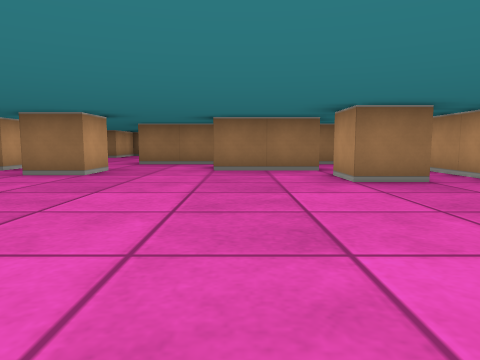
View 1 (above)

24 first-person views from a walk through a cub3D ray-caster map. The camera is about half as high as the walls, tilts 6° down and sees 70° across. The floor is counted in squares. Each view is taken from the middle of a square. On the plan, view 1 faces up. The plan holds only what a view shows up to about 9 squares ahead; the rest is blank.

View 2
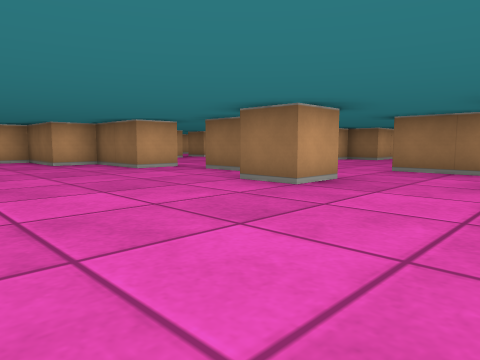

View 3
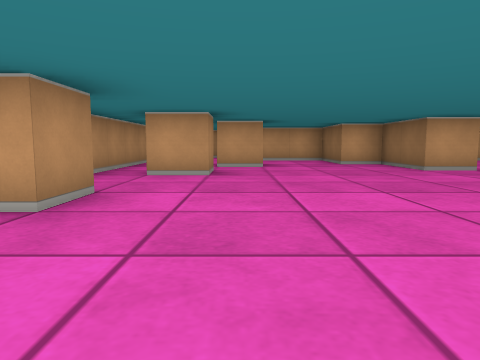

View 4
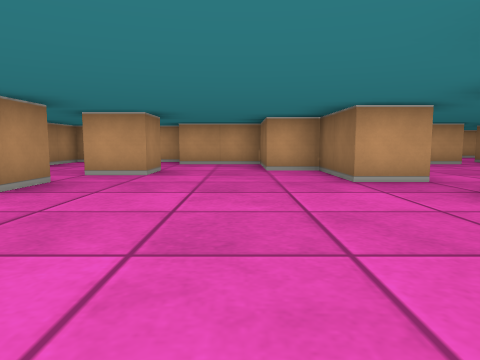

View 5
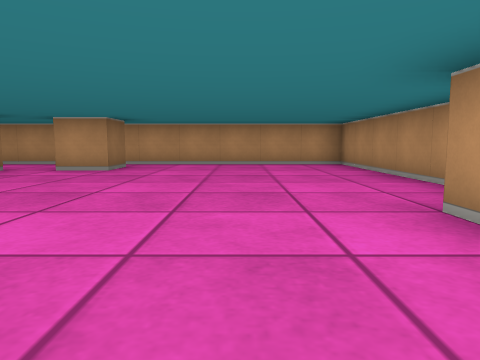

View 6
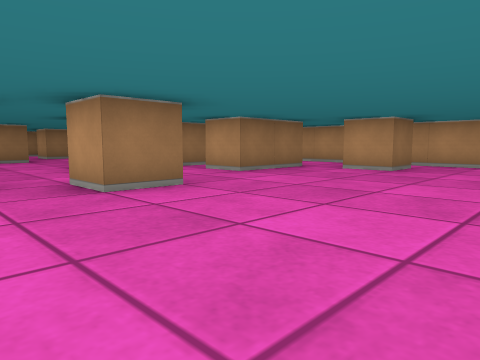

View 7
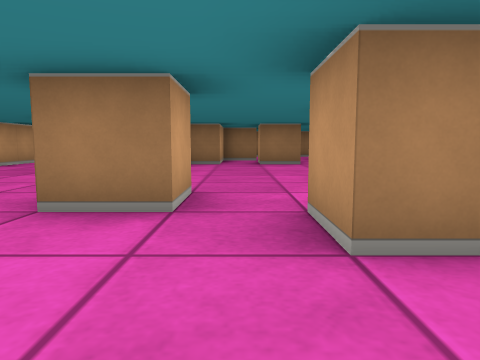

View 8
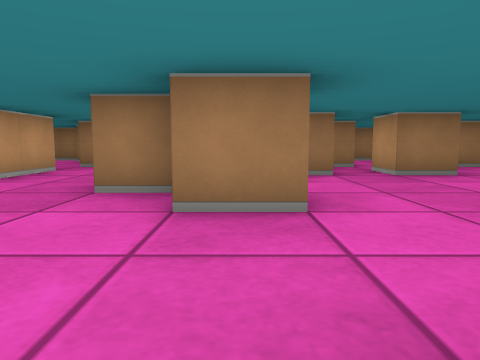

View 9
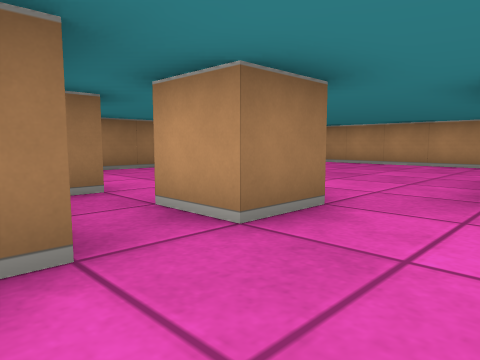

View 10
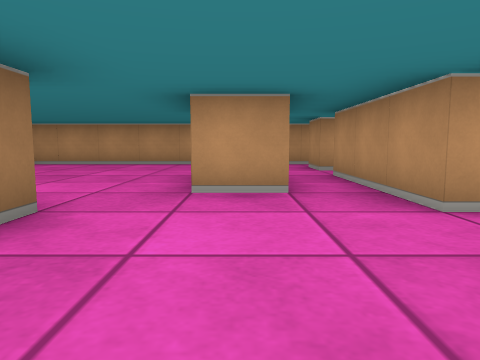

View 11
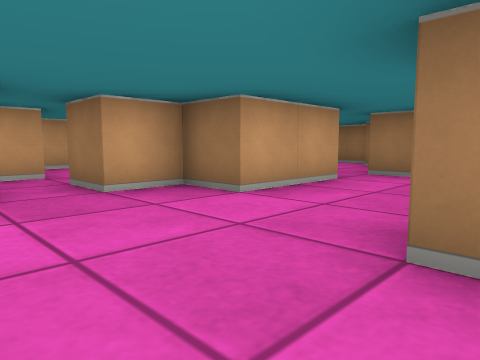

View 12
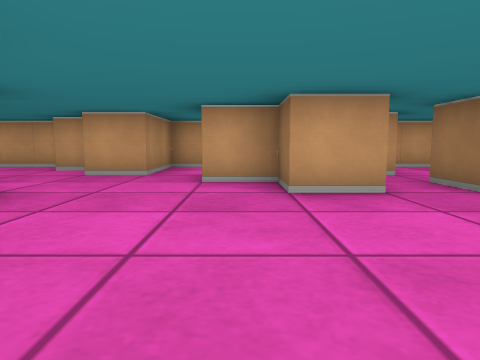

View 13
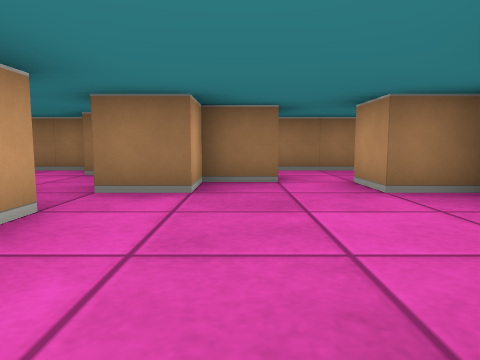

View 14
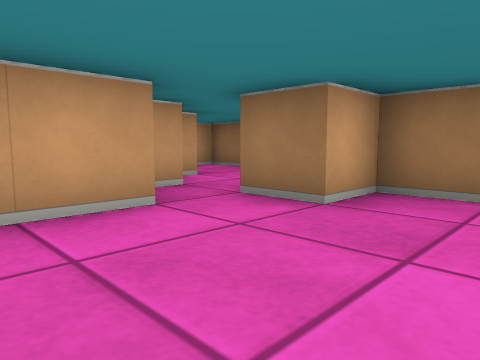

View 15
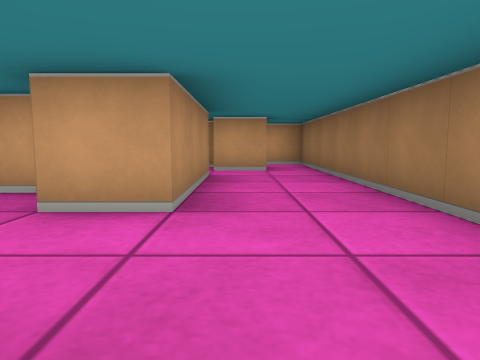

View 16
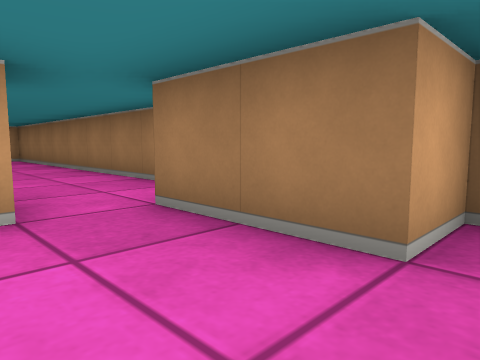

View 17
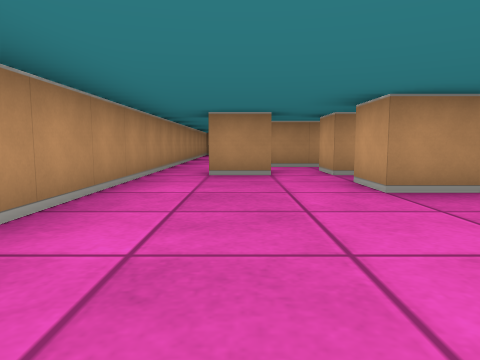

View 18
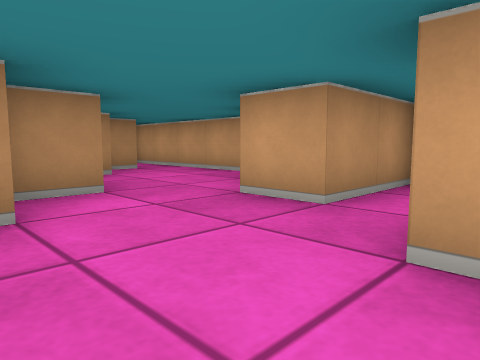

View 19
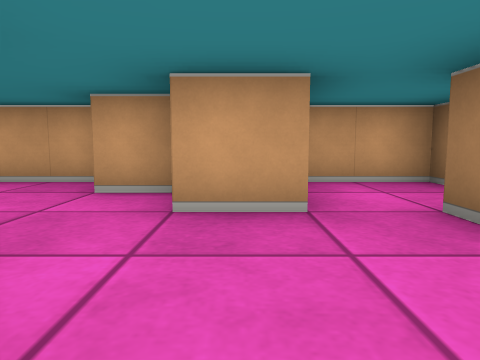

View 20
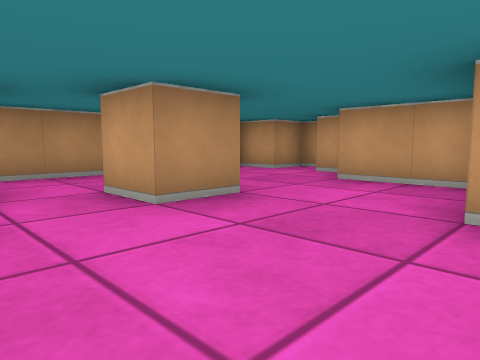

View 21
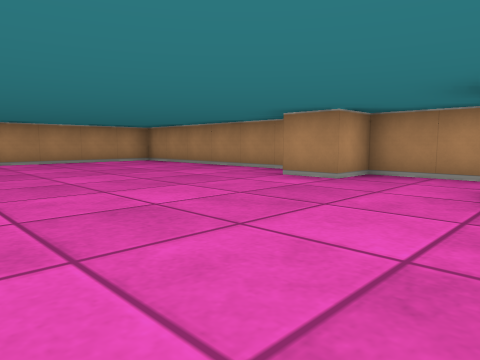

View 22
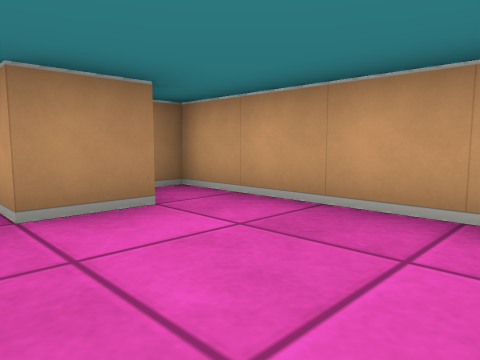

View 23
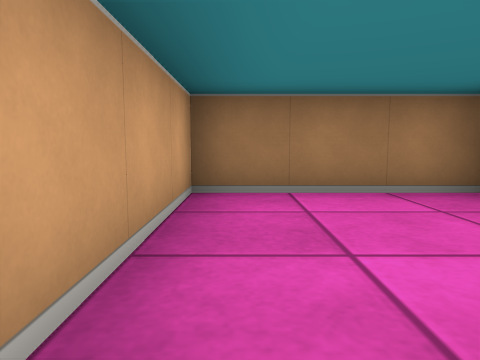

View 24
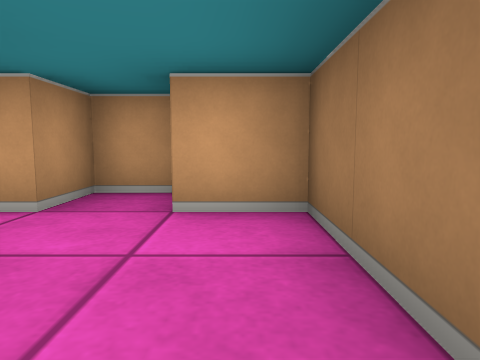

### Floor plan
Points are (right, up) in squares from view 1. A wall is a line through its corners. A room is listed if a view was taken in it or the views show most of it. See-through windows are left out.
Room 1 (views 1, 2, 3, 4, 5, 6, 7, 8, 9, 10, 11, 12, 13, 14, 15, 16, 17, 18, 19, 20, 21)
walls: (-4.5, 7.5) (-4.5, 6.5) (-5.5, 6.5); (-5.4, 9.5) (-6.5, 9.5); (-2.5, 6.6) (-2.5, 5.5) (-3.5, 5.5) (-3.5, 6.5); (-2.5, 9.5) (0.5, 9.5) (0.5, 8.5) (-2.5, 8.5); (-6.5, 6.6) (-6.5, 5.5) (-8.5, 5.5) (-8.5, 4.5) (-10.5, 4.5) (-10.5, 2.5); (-1.5, 10.4) (-1.5, 11.5); (-6.6, 10.5) (-7.5, 10.5); (0.2, 7.5) (1.4, 7.5); (-2.4, 12.5) (-3.5, 12.5) (-3.5, 13.5); (-0.5, 11.5) (0.5, 11.5) (0.5, 10.5); (1.4, 9.5) (2.5, 9.5); (1.6, 6.5) (-0.5, 6.5) (-0.5, 7.5); (-4.5, 14) (-4.5, 12.5) (-5.2, 12.5); (2.4, 8.5) (1.9, 8.5); (-5.5, 14.5) (-6.5, 14.5) (-6.5, 15.5) (-3.5, 15.5) (-3.5, 14.5) (-4, 14.5); (-10.5, 9.6) (-10.5, 8.5) (-11.5, 8.5) (-11.5, 7.5); (-6.5, 1.5) (-5.5, 1.5) (-5.5, 0.5); (-8.5, 2.5) (-7.5, 2.5) (-7.5, 1.5); (-0.8, 14.5) (-1.2, 14.5); (2.6, 4.5) (1.5, 4.5) (1.5, 5.5); (-9.5, 13.6) (-9.5, 11.5) (-10.5, 11.5) (-10.5, 10.5); (-12, 7.5) (-12.5, 7.5); (-11.6, 4.5) (-10.5, 4.5); (-12.5, 6.5) (-12.5, 5.5); (-1.8, -0.5) (3.5, -0.5) (3.5, 16.1); (-10.5, 14.6) (-10.5, 14); (-7.5, 16.6) (-7.5, 15.5) (-8.5, 15.5) (-8.5, 14.5) (-9.5, 14.5); (-11.5, 2) (-11.5, 1.5); (-13.5, 5.4) (-13.5, 4.5); (-1, 17.5) (-9.5, 17.5) (-9.5, 16.6); (-11.5, 0.5) (-11.5, -0.5); (1.5, 17.6) (1.5, 16.5) (-0.5, 16.5); (-11.1, -0.5) (-3.5, -0.5) (-3.5, 0.5) (-2.5, 0.5) (-2.5, 0.1); (-14.5, 4.1) (-14.5, -0.4); (-13.6, 1.5) (-12.9, 1.5)
ways out: opening at (-11, 10) to room 2; opening at (-10, 15) to room 3; opening at (-9, 16) to room 3; opening at (-13, 7) to room 4
Room 2 (views 22, 23)
walls: (-13.6, 10.5) (-12.5, 10.5) (-12.5, 9.9); (-11.5, 13.5) (-14.5, 13.5) (-14.5, 9.5) (-14, 9.5); (-10.5, 10.5) (-11.5, 10.5)
ways out: opening at (-11, 10) to room 1
Room 3 (view 24)
walls: (-11.5, 15.6) (-11.5, 15.1); (-10.9, 17.5) (-13.5, 17.5) (-13.5, 16.5); (-14.5, 16.4) (-14.5, 15.5) (-13.5, 15.5) (-13.5, 15.1)
ways out: opening at (-10, 15) to room 1; opening at (-9, 16) to room 1
Room 4 (no view inside)
walls: (-14.5, 8.6) (-14.5, 6.5) (-12.5, 6.5)
ways out: opening at (-13, 7) to room 1

Positions as (right, up) in squares from view 1, and headings:
1: (0, 0), facing up
2: (0, 2), facing up-left
3: (0, 2), facing left
4: (-2, 4), facing left
5: (-5, 2), facing right
6: (-5, 2), facing up-right
7: (-4, 4), facing up
8: (-6, 7), facing up
9: (-5, 11), facing up-right
10: (-5, 11), facing right
11: (-7, 9), facing up-left
12: (-7, 8), facing left
13: (-8, 11), facing up
14: (-7, 12), facing up-left
15: (-1, 16), facing left
16: (2, 15), facing up-left
17: (2, 15), facing down
18: (-10, 8), facing down-left
19: (-10, 6), facing left
20: (-6, 5), facing down-left
21: (-6, 5), facing down-right
22: (-12, 13), facing down-left
23: (-14, 10), facing up
24: (-11, 17), facing left
